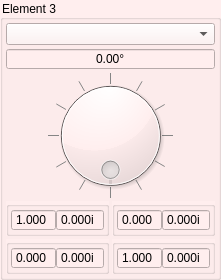
     <widget class="QGroupBox" name="groupBox_Element_E3">
      <property name="sizePolicy">
       <sizepolicy hsizetype="Preferred" vsizetype="Preferred">
        <horstretch>2</horstretch>
        <verstretch>0</verstretch>
       </sizepolicy>
      </property>
      <property name="minimumSize">
       <size>
        <width>161</width>
        <height>280</height>
       </size>
      </property>
      <property name="maximumSize">
       <size>
        <width>16777215</width>
        <height>280</height>
       </size>
      </property>
      <property name="styleSheet">
       <string notr="true">background-color: #ffeeee</string>
      </property>
      <property name="title">
       <string>Element 3</string>
      </property>
      <layout class="QGridLayout" name="gridLayout_76">
       <property name="leftMargin">
        <number>3</number>
       </property>
       <property name="topMargin">
        <number>3</number>
       </property>
       <property name="rightMargin">
        <number>3</number>
       </property>
       <property name="bottomMargin">
        <number>3</number>
       </property>
       <property name="spacing">
        <number>3</number>
       </property>
       <item row="3" column="1">
        <widget class="QGroupBox" name="groupBox_M12_E3">
         <property name="sizePolicy">
          <sizepolicy hsizetype="Preferred" vsizetype="Maximum">
           <horstretch>0</horstretch>
           <verstretch>0</verstretch>
          </sizepolicy>
         </property>
         <property name="title">
          <string/>
         </property>
         <layout class="QGridLayout" name="gridLayout_78">
          <property name="leftMargin">
           <number>2</number>
          </property>
          <property name="topMargin">
           <number>2</number>
          </property>
          <property name="rightMargin">
           <number>2</number>
          </property>
          <property name="bottomMargin">
           <number>2</number>
          </property>
          <property name="horizontalSpacing">
           <number>0</number>
          </property>
          <property name="verticalSpacing">
           <number>2</number>
          </property>
          <item row="0" column="0">
           <widget class="QDoubleSpinBox" name="doubleSpinBox_M12_R_E3">
            <property name="enabled">
             <bool>true</bool>
            </property>
            <property name="readOnly">
             <bool>true</bool>
            </property>
            <property name="buttonSymbols">
             <enum>QAbstractSpinBox::NoButtons</enum>
            </property>
            <property name="decimals">
             <number>3</number>
            </property>
            <property name="minimum">
             <double>-1.000000000000000</double>
            </property>
            <property name="maximum">
             <double>1.000000000000000</double>
            </property>
            <property name="singleStep">
             <double>0.050000000000000</double>
            </property>
           </widget>
          </item>
          <item row="0" column="1">
           <widget class="QDoubleSpinBox" name="doubleSpinBox_M12_I_E3">
            <property name="enabled">
             <bool>true</bool>
            </property>
            <property name="readOnly">
             <bool>true</bool>
            </property>
            <property name="buttonSymbols">
             <enum>QAbstractSpinBox::NoButtons</enum>
            </property>
            <property name="suffix">
             <string>i</string>
            </property>
            <property name="decimals">
             <number>3</number>
            </property>
            <property name="minimum">
             <double>-1.000000000000000</double>
            </property>
            <property name="maximum">
             <double>1.000000000000000</double>
            </property>
            <property name="singleStep">
             <double>0.050000000000000</double>
            </property>
           </widget>
          </item>
         </layout>
        </widget>
       </item>
       <item row="4" column="1">
        <widget class="QGroupBox" name="groupBox_M22_E3">
         <property name="sizePolicy">
          <sizepolicy hsizetype="Preferred" vsizetype="Maximum">
           <horstretch>0</horstretch>
           <verstretch>0</verstretch>
          </sizepolicy>
         </property>
         <property name="title">
          <string/>
         </property>
         <layout class="QGridLayout" name="gridLayout_80">
          <property name="leftMargin">
           <number>2</number>
          </property>
          <property name="topMargin">
           <number>2</number>
          </property>
          <property name="rightMargin">
           <number>2</number>
          </property>
          <property name="bottomMargin">
           <number>2</number>
          </property>
          <property name="horizontalSpacing">
           <number>0</number>
          </property>
          <property name="verticalSpacing">
           <number>2</number>
          </property>
          <item row="0" column="0">
           <widget class="QDoubleSpinBox" name="doubleSpinBox_M22_R_E3">
            <property name="enabled">
             <bool>true</bool>
            </property>
            <property name="readOnly">
             <bool>true</bool>
            </property>
            <property name="buttonSymbols">
             <enum>QAbstractSpinBox::NoButtons</enum>
            </property>
            <property name="decimals">
             <number>3</number>
            </property>
            <property name="minimum">
             <double>-1.000000000000000</double>
            </property>
            <property name="maximum">
             <double>1.000000000000000</double>
            </property>
            <property name="singleStep">
             <double>0.050000000000000</double>
            </property>
            <property name="value">
             <double>1.000000000000000</double>
            </property>
           </widget>
          </item>
          <item row="0" column="1">
           <widget class="QDoubleSpinBox" name="doubleSpinBox_M22_I_E3">
            <property name="enabled">
             <bool>true</bool>
            </property>
            <property name="readOnly">
             <bool>true</bool>
            </property>
            <property name="buttonSymbols">
             <enum>QAbstractSpinBox::NoButtons</enum>
            </property>
            <property name="suffix">
             <string>i</string>
            </property>
            <property name="decimals">
             <number>3</number>
            </property>
            <property name="minimum">
             <double>-1.000000000000000</double>
            </property>
            <property name="maximum">
             <double>1.000000000000000</double>
            </property>
            <property name="singleStep">
             <double>0.050000000000000</double>
            </property>
           </widget>
          </item>
         </layout>
        </widget>
       </item>
       <item row="3" column="0">
        <widget class="QGroupBox" name="groupBox_M11_E3">
         <property name="sizePolicy">
          <sizepolicy hsizetype="Preferred" vsizetype="Maximum">
           <horstretch>0</horstretch>
           <verstretch>0</verstretch>
          </sizepolicy>
         </property>
         <property name="title">
          <string/>
         </property>
         <layout class="QGridLayout" name="gridLayout_77">
          <property name="leftMargin">
           <number>2</number>
          </property>
          <property name="topMargin">
           <number>2</number>
          </property>
          <property name="rightMargin">
           <number>2</number>
          </property>
          <property name="bottomMargin">
           <number>2</number>
          </property>
          <property name="horizontalSpacing">
           <number>0</number>
          </property>
          <property name="verticalSpacing">
           <number>2</number>
          </property>
          <item row="0" column="0">
           <widget class="QDoubleSpinBox" name="doubleSpinBox_M11_R_E3">
            <property name="enabled">
             <bool>true</bool>
            </property>
            <property name="readOnly">
             <bool>true</bool>
            </property>
            <property name="buttonSymbols">
             <enum>QAbstractSpinBox::NoButtons</enum>
            </property>
            <property name="decimals">
             <number>3</number>
            </property>
            <property name="minimum">
             <double>-1.000000000000000</double>
            </property>
            <property name="maximum">
             <double>1.000000000000000</double>
            </property>
            <property name="singleStep">
             <double>0.050000000000000</double>
            </property>
            <property name="value">
             <double>1.000000000000000</double>
            </property>
           </widget>
          </item>
          <item row="0" column="1">
           <widget class="QDoubleSpinBox" name="doubleSpinBox_M11_I_E3">
            <property name="enabled">
             <bool>true</bool>
            </property>
            <property name="readOnly">
             <bool>true</bool>
            </property>
            <property name="buttonSymbols">
             <enum>QAbstractSpinBox::NoButtons</enum>
            </property>
            <property name="suffix">
             <string>i</string>
            </property>
            <property name="decimals">
             <number>3</number>
            </property>
            <property name="minimum">
             <double>-1.000000000000000</double>
            </property>
            <property name="maximum">
             <double>1.000000000000000</double>
            </property>
            <property name="singleStep">
             <double>0.050000000000000</double>
            </property>
           </widget>
          </item>
         </layout>
        </widget>
       </item>
       <item row="4" column="0">
        <widget class="QGroupBox" name="groupBox_M21_E3">
         <property name="sizePolicy">
          <sizepolicy hsizetype="Preferred" vsizetype="Maximum">
           <horstretch>0</horstretch>
           <verstretch>0</verstretch>
          </sizepolicy>
         </property>
         <property name="title">
          <string/>
         </property>
         <layout class="QGridLayout" name="gridLayout_79">
          <property name="leftMargin">
           <number>2</number>
          </property>
          <property name="topMargin">
           <number>2</number>
          </property>
          <property name="rightMargin">
           <number>2</number>
          </property>
          <property name="bottomMargin">
           <number>2</number>
          </property>
          <property name="horizontalSpacing">
           <number>0</number>
          </property>
          <property name="verticalSpacing">
           <number>2</number>
          </property>
          <item row="0" column="0">
           <widget class="QDoubleSpinBox" name="doubleSpinBox_M21_R_E3">
            <property name="enabled">
             <bool>true</bool>
            </property>
            <property name="readOnly">
             <bool>true</bool>
            </property>
            <property name="buttonSymbols">
             <enum>QAbstractSpinBox::NoButtons</enum>
            </property>
            <property name="decimals">
             <number>3</number>
            </property>
            <property name="minimum">
             <double>-1.000000000000000</double>
            </property>
            <property name="maximum">
             <double>1.000000000000000</double>
            </property>
            <property name="singleStep">
             <double>0.050000000000000</double>
            </property>
           </widget>
          </item>
          <item row="0" column="1">
           <widget class="QDoubleSpinBox" name="doubleSpinBox_M21_I_E3">
            <property name="enabled">
             <bool>true</bool>
            </property>
            <property name="readOnly">
             <bool>true</bool>
            </property>
            <property name="buttonSymbols">
             <enum>QAbstractSpinBox::NoButtons</enum>
            </property>
            <property name="suffix">
             <string>i</string>
            </property>
            <property name="decimals">
             <number>3</number>
            </property>
            <property name="minimum">
             <double>-1.000000000000000</double>
            </property>
            <property name="maximum">
             <double>1.000000000000000</double>
            </property>
            <property name="singleStep">
             <double>0.050000000000000</double>
            </property>
           </widget>
          </item>
         </layout>
        </widget>
       </item>
       <item row="0" column="0" colspan="2">
        <widget class="QComboBox" name="comboBox_Type_E3"/>
       </item>
       <item row="2" column="0" colspan="2">
        <widget class="QDial" name="dial_Angle_E3">
         <property name="maximum">
          <number>1440</number>
         </property>
         <property name="orientation">
          <enum>Qt::Horizontal</enum>
         </property>
         <property name="invertedAppearance">
          <bool>false</bool>
         </property>
         <property name="invertedControls">
          <bool>false</bool>
         </property>
         <property name="wrapping">
          <bool>true</bool>
         </property>
         <property name="notchTarget">
          <double>90.000000000000000</double>
         </property>
         <property name="notchesVisible">
          <bool>true</bool>
         </property>
        </widget>
       </item>
       <item row="1" column="0" colspan="2">
        <widget class="QDoubleSpinBox" name="doubleSpinBox_Angle_E3">
         <property name="alignment">
          <set>Qt::AlignCenter</set>
         </property>
         <property name="buttonSymbols">
          <enum>QAbstractSpinBox::NoButtons</enum>
         </property>
         <property name="prefix">
          <string/>
         </property>
         <property name="suffix">
          <string>°</string>
         </property>
         <property name="decimals">
          <number>2</number>
         </property>
         <property name="maximum">
          <double>360.000000000000000</double>
         </property>
         <property name="singleStep">
          <double>11.250000000000000</double>
         </property>
        </widget>
       </item>
      </layout>
     </widget>
